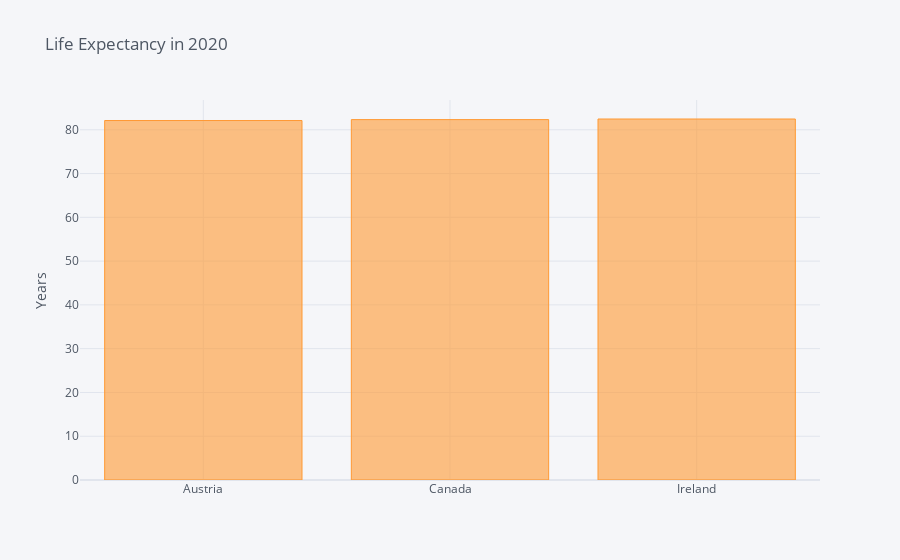

The code cell stored with this chart in its notebook:
### Code cell
country_list = ['Canada','Austria','Ireland']
current = df[df['time']==2020]
data = current[current['name'].isin(country_list)]
data.iplot(kind='bar',x='name',y='Life expectancy ',title='Life Expectancy in 2020',yTitle='Years')

### Figure 1 — Plotly figure (JSON) as saved in the notebook; plotly's stock layout.template omitted (floating-point values rounded to 4 significant figures)
{"data": [{"marker": {"color": "rgba(255, 153, 51, 0.6)", "line": {"color": "rgba(255, 153, 51, 1.0)", "width": 1}}, "name": "Life expectancy ", "orientation": "v", "text": "", "type": "bar", "x": ["Austria", "Canada", "Ireland"], "y": [82.11, 82.32, 82.46]}], "layout": {"legend": {"bgcolor": "#F5F6F9", "font": {"color": "#4D5663"}}, "paper_bgcolor": "#F5F6F9", "plot_bgcolor": "#F5F6F9", "title": {"font": {"color": "#4D5663"}, "text": "Life Expectancy in 2020"}, "xaxis": {"gridcolor": "#E1E5ED", "showgrid": true, "tickfont": {"color": "#4D5663"}, "title": {"font": {"color": "#4D5663"}, "text": ""}, "zerolinecolor": "#E1E5ED"}, "yaxis": {"gridcolor": "#E1E5ED", "showgrid": true, "tickfont": {"color": "#4D5663"}, "title": {"font": {"color": "#4D5663"}, "text": "Years"}, "zerolinecolor": "#E1E5ED"}}}
